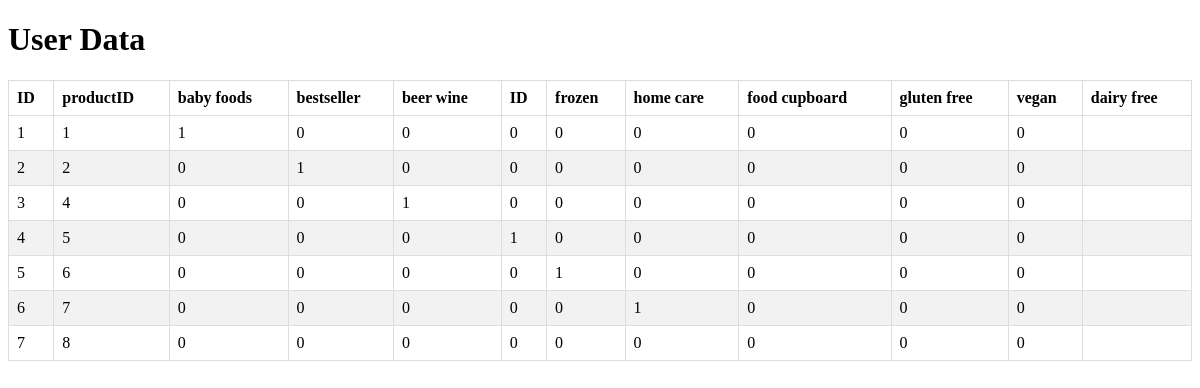
The page /view_data_grocery on the database as committed earlier.
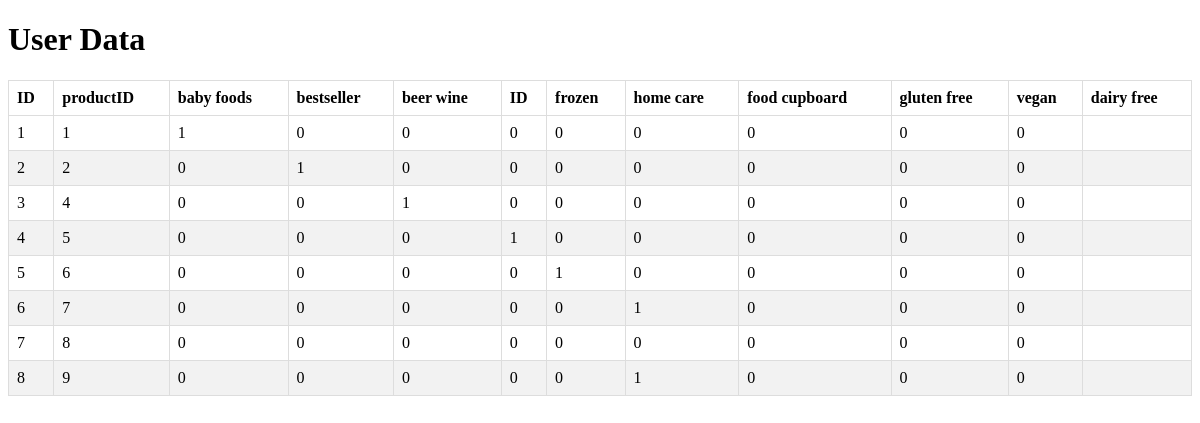
The same page on the database as committed later.
### tables this page shows
CREATE TABLE grocery (
    id INTEGER PRIMARY KEY AUTOINCREMENT,
    product_id INTEGER UNIQUE NOT NULL,
    baby_foods BOOLEAN NOT NULL,
    bestseller BOOLEAN NOT NULL,
    beer_wine BOOLEAN NOT NULL,
    frozen BOOLEAN NOT NULL,
    home_care BOOLEAN NOT NULL,
    food_cupboard BOOLEAN NOT NULL,
    gluten_free BOOLEAN NOT NULL,
    vegan BOOLEAN NOT NULL,
    dairy_free BOOLEAN NOT NULL,
    FOREIGN KEY (product_id) REFERENCES product(id)
);

### wmgzon/admin_page.py (the view)
@admin_bp.route('/view_data_grocery')
def view_data_grocery():
    conn = sqlite3.connect(current_app.config['DATABASE'])
    c = conn.cursor()
    c.execute('SELECT * FROM grocery')
    data = c.fetchall()
    conn.close()
    return render_template('admin/view_data/view_data_grocery.html', data=data)

### wmgzon/auth.py (called while the page is built)
@bp.before_app_request
def load_logged_in_user():
    user_id = session.get('user_id')
    if user_id is None:
        g.user = None
    else:
        g.user = get_db().execute(
            'SELECT * FROM user WHERE id = ?', (user_id,)
        ).fetchone()

### wmgzon/templates/admin/view_data/view_data_grocery.html (shortened to what this page needs)
<!DOCTYPE html>
<html lang="en">
<head>
</head>
<body>
    <h1>User Data</h1>
    <table>
        <thead>
            <tr>
                <th>ID</th>
                <th>productID</th>
                <th>baby foods</th>
                <th>bestseller</th>
                <th>beer wine</th><th>ID</th>
                <th>frozen</th>
                <th>home care</th>
                <th>food cupboard</th>
                <th>gluten free</th>
                <th>vegan</th>
                <th>dairy free</th>
            </tr>
        </thead>
        <tbody>
            {% for row in data %}
            <tr>
                <td>{{ row[0] }}</td>
                <td>{{ row[1] }}</td>
                <td>{{ row[2] }}</td>
                <td>{{ row[3] }}</td>
                <td>{{ row[4] }}</td>
                <td>{{ row[5] }}</td>
                <td>{{ row[6] }}</td>
                <td>{{ row[7] }}</td>
                <td>{{ row[8] }}</td>
                <td>{{ row[9] }}</td>
                <td>{{ row[10] }}</td>
                <td>{{ row[11] }}</td>
            </tr>
            {% endfor %}
        </tbody>
    </table>
</body>
</html>

### wmgzon/templates/admin/view_data/view_data_grocery.html (style rules this page uses)
table { width: 100%; border-collapse: collapse; }
th, td { border: 1px solid #dddddd; text-align: left; padding: 8px; }
tr:nth-child(even) { background-color: #f2f2f2; }

Rows that differ between the two databases and show on the page:
added grocery: id "8", product "9", baby_foods "0", bestseller "0", beer_wine "0", frozen "0", home_care "0", food_cupboard "1", gluten_free "0", vegan "0", dairy_free "0"
